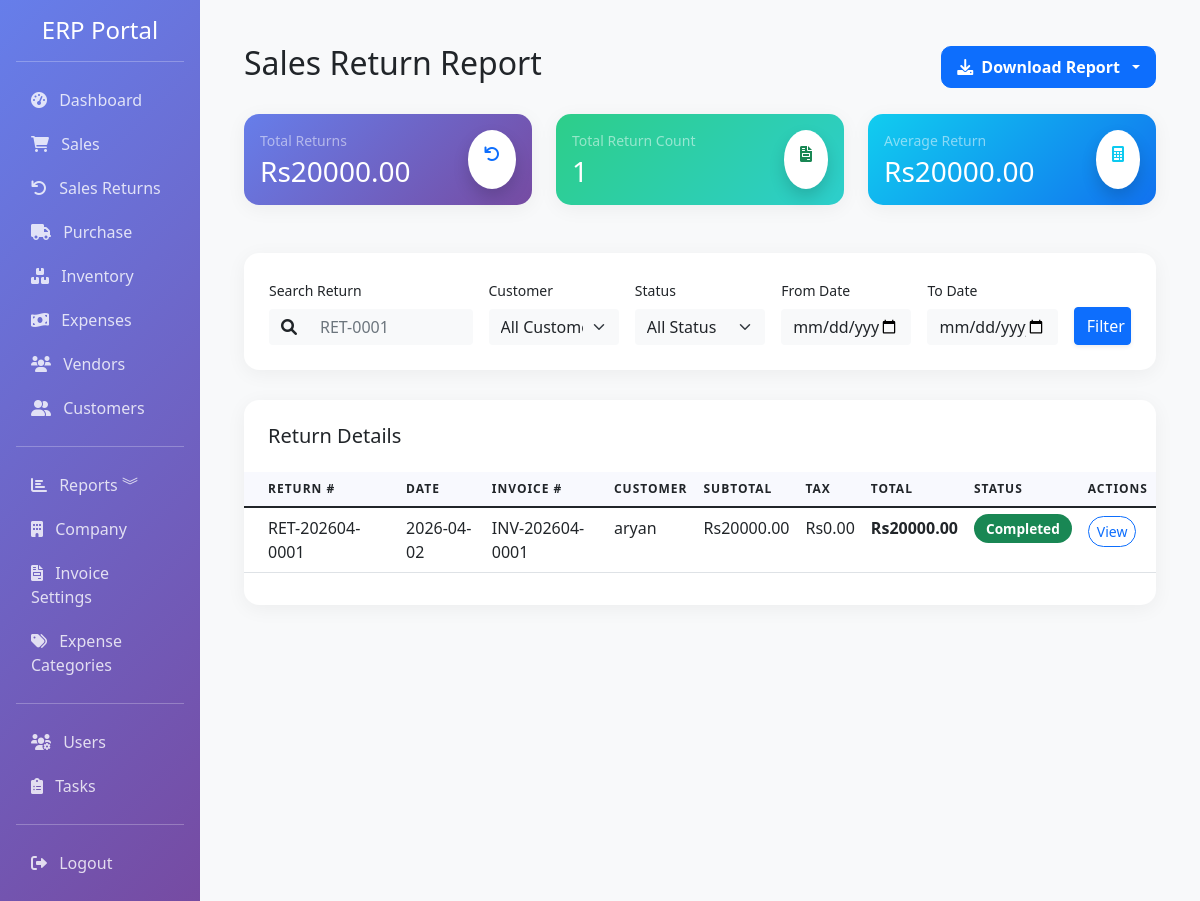
Before: /reports/return-report (signed in) with the older database file.
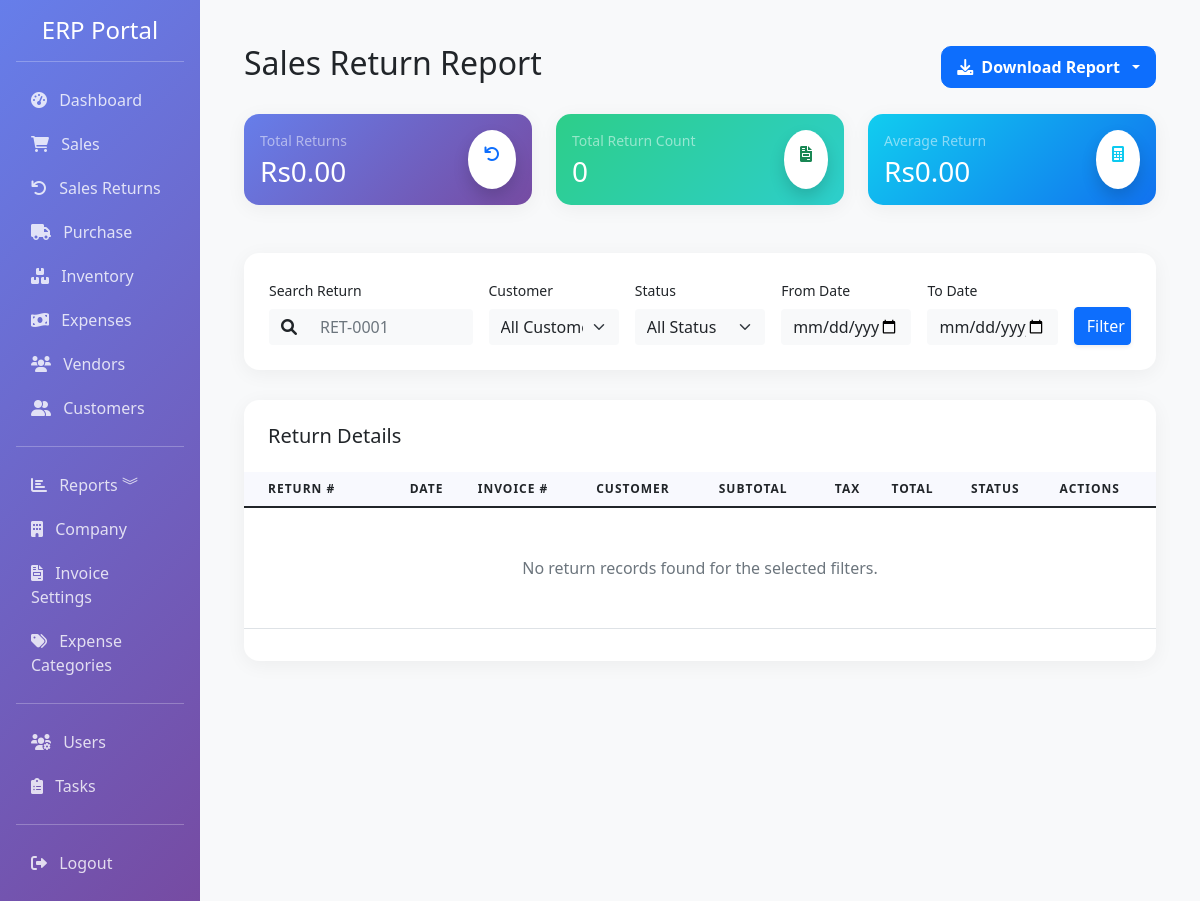
After: the same page with the newer database file.
### app/models.py (models this page shows, shortened)
class SaleReturn(db.Model):
    __tablename__ = 'sale_returns'
    id = db.Column(db.Integer, primary_key=True)
    return_number = db.Column(db.String(50), unique=True, nullable=False, index=True)
    sale_id = db.Column(db.Integer, db.ForeignKey('sales.id'), nullable=False, index=True)
    customer_id = db.Column(db.Integer, db.ForeignKey('customers.id'), index=True)
    date = db.Column(db.DateTime, default=datetime.utcnow, index=True)
    subtotal = db.Column(db.Float, default=0)
    tax_rate = db.Column(db.Float, default=0)
    tax = db.Column(db.Float, default=0)
    discount = db.Column(db.Float, default=0)
    total = db.Column(db.Float, default=0)
    reason = db.Column(db.Text)
    status = db.Column(Enum('pending', 'approved', 'completed', name='return_status'), default='pending', index=True)
    created_by = db.Column(db.Integer, db.ForeignKey('users.id'))
    created_at = db.Column(db.DateTime, default=datetime.utcnow)
    updated_at = db.Column(db.DateTime, default=datetime.utcnow, onupdate=datetime.utcnow)
    sale = db.relationship('Sale', backref='returns', lazy=True)
    customer = db.relationship('Customer', backref='sale_returns', lazy=True)
    items = db.relationship('SaleReturnItem', backref='sale_return', lazy=True, cascade='all, delete-orphan')

class Sale(db.Model):
    __tablename__ = 'sales'
    id = db.Column(db.Integer, primary_key=True)
    invoice_number = db.Column(db.String(50), unique=True, nullable=False, index=True)
    customer_id = db.Column(db.Integer, db.ForeignKey('customers.id'), index=True)
    date = db.Column(db.DateTime, default=datetime.utcnow, index=True)
    due_date = db.Column(db.DateTime)
    currency_id = db.Column(db.Integer, db.ForeignKey('currencies.id'), nullable=True)
    exchange_rate = db.Column(db.Float, default=1)
    subtotal = db.Column(db.Float, default=0)
    tax_rate = db.Column(db.Float, default=0)  # Tax percentage
    tax = db.Column(db.Float, default=0)
    discount_type = db.Column(db.String(10), default='fixed')  # fixed or percentage
    discount = db.Column(db.Float, default=0)
    shipping_charge = db.Column(db.Float, default=0)
    total = db.Column(db.Float, default=0)
    status = db.Column(Enum('paid', 'unpaid', 'partial', name='payment_status'), default='unpaid', index=True)
    paid_amount = db.Column(db.Float, default=0)
    vendor_id = db.Column(db.Integer, db.ForeignKey('vendors.id'), index=True, nullable=True)
    vendor = db.relationship('Vendor', backref='sales', lazy=True)
    notes = db.Column(db.Text)
    terms = db.Column(db.Text)
    created_by = db.Column(db.Integer, db.ForeignKey('users.id'))
    created_at = db.Column(db.DateTime, default=datetime.utcnow)
    updated_at = db.Column(db.DateTime, default=datetime.utcnow, onupdate=datetime.utcnow)
    items = db.relationship('SaleItem', backref='sale', lazy=True, cascade='all, delete-orphan')
    currency = db.relationship('Currency', backref='sales', lazy=True)

class Customer(db.Model):
    __tablename__ = 'customers'
    id = db.Column(db.Integer, primary_key=True)
    name = db.Column(db.String(100), nullable=False, index=True)
    email = db.Column(db.String(120), index=True)
    phone = db.Column(db.String(20))
    address = db.Column(db.Text)
    gst_number = db.Column(db.String(20), index=True)
    credit_limit = db.Column(db.Float, default=0)
    opening_balance = db.Column(db.Float, default=0)
    is_active = db.Column(db.Boolean, default=True)
    created_at = db.Column(db.DateTime, default=datetime.utcnow)
    updated_at = db.Column(db.DateTime, default=datetime.utcnow, onupdate=datetime.utcnow)
    sales = db.relationship('Sale', backref='customer', lazy=True, cascade='all, delete-orphan')

### app/routes/reports.py (the view)
@bp.route('/return-report')
@login_required
def return_report():
    start_date = request.args.get('start_date')
    end_date = request.args.get('end_date')
    status = request.args.get('status', 'all')
    search = request.args.get('search', '')
    customer_id = request.args.get('customer_id')
    query = SaleReturn.query
    if start_date:
        query = query.filter(SaleReturn.date >= datetime.strptime(start_date, '%Y-%m-%d'))
    if end_date:
        query = query.filter(SaleReturn.date <= datetime.strptime(end_date, '%Y-%m-%d'))
    if status != 'all':
        query = query.filter(SaleReturn.status == status)
    if search:
        query = query.filter(SaleReturn.return_number.ilike(f'%{search}%'))
    if customer_id and customer_id != 'all':
        query = query.filter(SaleReturn.customer_id == int(customer_id))
    returns = query.order_by(SaleReturn.date.desc()).all()
    total_returns = sum(r.total for r in returns)
    total_count = len(returns)
    customers = Customer.query.order_by(Customer.name).all()
    return render_template('reports/return_report.html',
                           returns=returns,
                           total_returns=total_returns,
                           total_count=total_count,
                           start_date=start_date,
                           end_date=end_date,
                           status=status,
                           search=search,
                           customers=customers,
                           current_customer_id=customer_id)

### app/models.py (called while the page is built)
    @property
    def is_admin(self):
        return self.role == 'admin'

### app/templates/reports/return_report.html (shortened to what the changed rows need)
{% extends "base.html" %}
{% block content %}
<div class="container-fluid py-4">
    <div class="d-flex justify-content-between align-items-center mb-4">
        <h2 class="font-weight-bold">Sales Return Report</h2>
    </div>
    <div class="row mb-4">
        <div class="col-xl-4 col-md-6 mb-4">
            <div class="card report-card bg-gradient-primary text-white">
                <div class="card-body">
                    <div class="d-flex justify-content-between">
                        <div>
                            <p class="text-white-50 small mb-1">Total Returns</p>
                            <h3 class="mb-0">Rs{{ "%.2f"|format(total_returns) }}</h3>
                        </div>
                    </div>
                </div>
            </div>
        </div>
        <div class="col-xl-4 col-md-6 mb-4">
            <div class="card report-card bg-gradient-success text-white">
                <div class="card-body">
                    <div class="d-flex justify-content-between">
                        <div>
                            <p class="text-white-50 small mb-1">Total Return Count</p>
                            <h3 class="mb-0">{{ total_count }}</h3>
                        </div>
                    </div>
                </div>
            </div>
        </div>
        <div class="col-xl-4 col-md-6 mb-4">
            <div class="card report-card bg-gradient-info text-white">
                <div class="card-body">
                    <div class="d-flex justify-content-between">
                        <div>
                            <p class="text-white-50 small mb-1">Average Return</p>
                            <h3 class="mb-0">Rs{{ "%.2f"|format(total_returns / total_count if total_count > 0 else 0) }}</h3>
                        </div>
                    </div>
                </div>
            </div>
        </div>
    </div>
    <div class="card report-card">
        <div class="card-body px-0">
            <div class="table-responsive">
                <table class="table align-items-center table-flush">
                    <thead>
                        <tr>
                            <th class="px-4">Return #</th>
                            <th>Date</th>
                            <th>Invoice #</th>
                            <th>Customer</th>
                            <th>Subtotal</th>
                            <th>Tax</th>
                            <th>Total</th>
                            <th>Status</th>
                            <th>Actions</th>
                        </tr>
                    </thead>
                    <tbody>
                        {% for ret in returns %}
                        <tr>
                            <td class="px-4 font-weight-bold">{{ ret.return_number }}</td>
                            <td>{{ ret.date.strftime('%Y-%m-%d') }}</td>
                            <td>{{ ret.sale.invoice_number if ret.sale else '-' }}</td>
                            <td>{{ ret.customer.name if ret.customer else 'Walk-in' }}</td>
                            <td>Rs{{ "%.2f"|format(ret.subtotal) }}</td>
                            <td>Rs{{ "%.2f"|format(ret.tax) }}</td>
                            <td><strong>Rs{{ "%.2f"|format(ret.total) }}</strong></td>
                            <td>
                                {% if ret.status == 'completed' %}
                                <span class="status-badge bg-success text-white">Completed</span>
                                {% elif ret.status == 'approved' %}
                                <span class="status-badge bg-info text-white">Approved</span>
                                {% else %}
                                <span class="status-badge bg-warning text-white">Pending</span>
                                {% endif %}
                            </td>
                            <td>
                                <a href="{{ url_for('returns.return_detail', id=ret.id) }}" class="btn btn-sm btn-outline-primary rounded-pill">View</a>
                            </td>
                        </tr>
                        {% endfor %}
                        {% if not returns %}
                        <tr>
                            <td colspan="9" class="text-center py-5 text-muted">No return records found for the selected filters.</td>
                        </tr>
                        {% endif %}
                    </tbody>
                </table>
            </div>
        </div>
    </div>
</div>
{% endblock %}

Changed rows visible on the page:
removed SaleReturn: return_number "RET-202604-0001", date "2026-04-02", sale "INV-202604-0001", customer "aryan", subtotal "20000.00", tax "0.00", total "20000.00", status "Completed"
Other visible differences:
{{ "%.2f"|format(total_returns) }}: "20000.00" → "0.00"
{{ total_count }}: "1" → "0"
{{ "%.2f"|format(total_returns / total_count if total_count > 0 else 0) }}: "20000.00" → "0.00"
text now shown: "No return records found for the selected filters."
